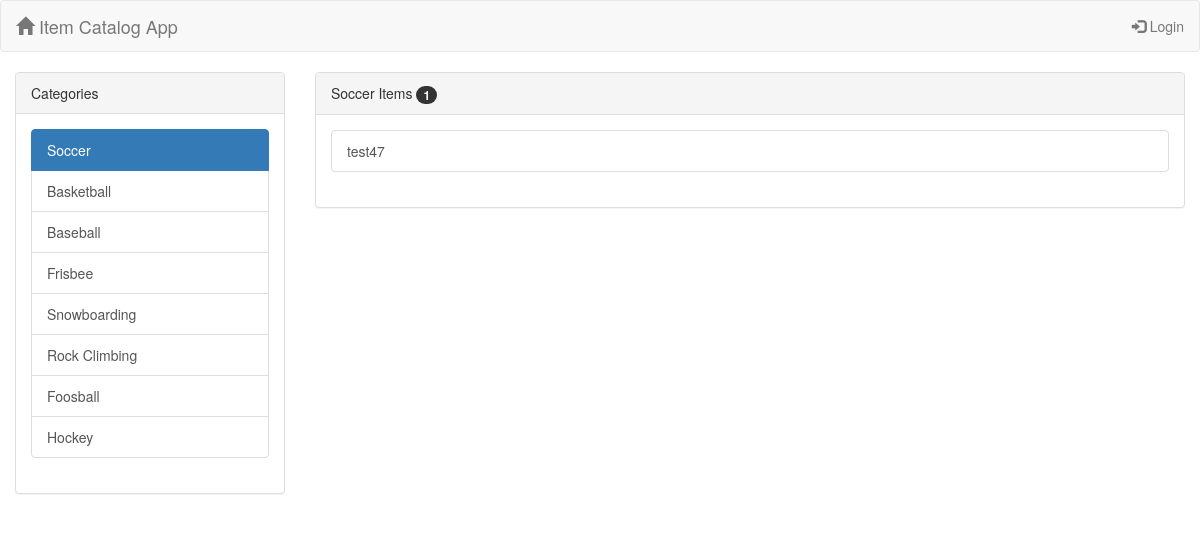
/catalog/Soccer/items, run on the app's committed database.
### models.py (models this page shows, shortened)
class Category(Base):
    __tablename__ = 'category'
    id = Column(Integer, primary_key=True)
    name = Column(String)

class Item(Base):
    __tablename__ = 'item'
    id = Column(Integer, primary_key=True)
    title = Column(String, nullable=False)
    description = Column(String)
    category_id = Column(Integer, ForeignKey('category.id'))
    category = relationship(Category, backref='items')

### project.py (the view)
@app.route("/catalog/<category>/items")
def getCategoryItems(category):
    currentCategory = session.query(Category).filter_by(name=category).one()
    categories = session.query(Category).all()
    items = session.query(Item.title, Item.id).join(
            Category).filter(Category.id == currentCategory.id).order_by(
            Item.title).all()
    return render_template('category.html', categories=categories,
                           items=items, currentCategory=currentCategory)

### templates/category.html (shortened to what this page needs)
{% extends "layout.html" %}
{% block body %}
<div class="container-fluid">
    <div class="row">
        <div class="col-sm-3 col-md-3 " >
            <div class="panel panel-default">
                <div class="panel-heading">Categories</div>
                <div class="panel-body">
                    <div class="list-group">
                        {% for categorie in categories %}
                            {% if categorie.name == currentCategory.name %}
                                <a href="{{url_for('getCategoryItems', category=categorie.name)}}" class="list-group-item active">{{categorie.name}}</a>
                            {% else %}
                                <a href="{{url_for('getCategoryItems', category=categorie.name)}}" class="list-group-item">{{categorie.name}}</a>
                            {% endif %}
                        {% endfor %}
                    </div>
                </div>
            </div>
        </div>
        <div class="col-sm-9 col-md-9 ">
            <div class="panel panel-default">
                <div class="panel-heading">{{currentCategory.name}} Items <span class="badge">{{items|count}}</span></div>
                <div class="panel-body">
                    <div class="list-group">
                        {% for item in items %}
                            <a href="{{url_for('getCategoryItem', category=currentCategory.name, item=item.title)}}" class="list-group-item">{{item.title}}</a>
                        {% endfor %}
                    </div>
                </div>
            </div>
        </div>
    </div>
</div>
{% endblock %}

### data on the page
Category: name "Soccer"
Category: name "Basketball"
Category: name "Baseball"
Category: name "Frisbee"
Category: name "Snowboarding"
Category: name "Rock Climbing"
Category: name "Foosball"
Category: name "Hockey"
Item: title "test47"

### other printed values
{{ items|count }} "1"
